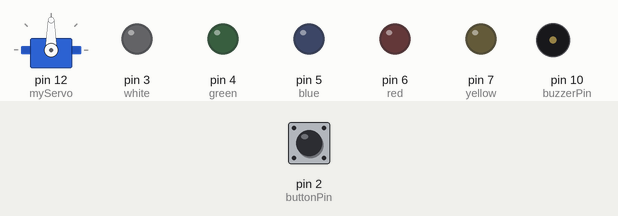
Simulated run of this sketch. Board: Arduino Uno, built with avr-gcc and run on an emulated ATmega328P. Shown: servo, output pins drawn as LEDs (lit = HIGH), buzzer (waves = sounding). The test bench sets the inputs (shaded band); at power-on: pin 2 (buttonPin) LOW.

Above: at 1.2 s.
1.3 s: pin 2 (buttonPin) pulled HIGH for 0.15 s
At 2.1 s:
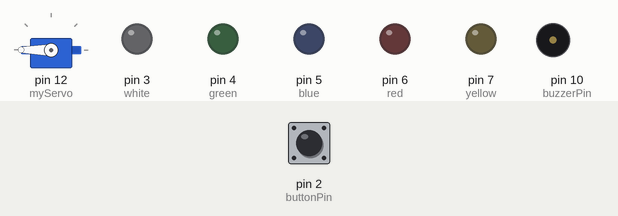
At 3.1 s:
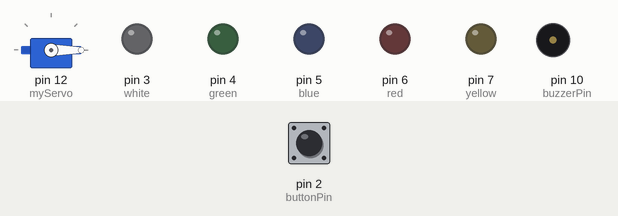
7.4 s: pin 2 (buttonPin) pulled HIGH for 3.2 s
At 10.8 s:
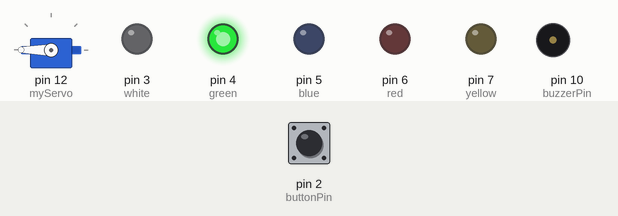
Timing chart, 0 to 19.7 s (numbered marks = the images above; inputs shaded):
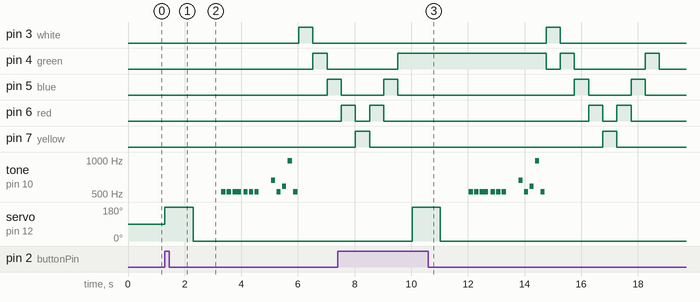

The sketch:

Servo_.ino
```cpp
/*
  Based on Tom Igoe's code
  http://www.arduino.cc/en/Tutorial/Tone
*/

#include "pitches.h"
#include <Servo.h>

Servo myServo;

const int buzzerPin = 10;
const int buttonPin = 2;     // the number of the pushbutton pin
static int white =  3;
static int green = 4; // the number of the LED pin
static int blue = 5;
static int red = 6;
static int yellow = 7;


// notes in the melody:
// use 0 for a rest
// put each measure on its own line
// NOTE_E5, NOTE_E5, 0, NOTE_E5, 0, NOTE_C5, NOTE_E5,
  //NOTE_G5, 0, NOTE_G4, 0,
  //NOTE_C5, NOTE_G4, 0, NOTE_E4,
  //NOTE_A5, NOTE_B5, NOTE_AS5, NOTE_A5,
int buttonState = 0;
int melody[] = {
// NOTE_E5, NOTE_E5, 0, NOTE_E5, 0, NOTE_C5, NOTE_E5,
//  NOTE_G5, 0, NOTE_G4, 0,
//  NOTE_C5, NOTE_G4, 0, NOTE_E4,
//  NOTE_A5, NOTE_B5, NOTE_AS5, NOTE_A5,

  NOTE_C5, NOTE_C5, NOTE_C5, NOTE_C5, NOTE_C5, NOTE_C5, 0,
  NOTE_E5, NOTE_C5, NOTE_D5, NOTE_B5, NOTE_C5

};

// note durations: 1 = whole note, 4 = quarter note, 8 = eighth note, etc.:
// be sure each note or rest in the melody above has a corresponding duration below
// put each measure on its own line
// cccccc
// ecdbc
// 8, 8, 8, 8, 8, 8,
 // 4, 4, 4, 4,
 // 6, 8, 4, 6,
 // 4, 4, 8, 4
int noteDurations[] = {
// 8, 8, 8, 8, 8, 8,
//  4, 4, 4, 4,
//  6, 8, 4, 6,
//  4, 4, 8, 4


  4, 4, 2, 4, 4, 4, 2,
  4, 4, 4, 4, 4
};

// set the tempo
// a tempo of 60 is one beat per second
// a tempo of 120 would be twice as fast
int beatsPerMinute = 100;

void setup() {
// initialize the LED pin as an output:
  myServo.attach(12);
  pinMode(white, OUTPUT);
  pinMode(green, OUTPUT);
  pinMode(blue, OUTPUT);
  pinMode(red, OUTPUT);
  pinMode(yellow, OUTPUT);
  // initialize the pushbutton pin as an input:
  pinMode(buttonPin, INPUT);
}

void loop() {

  // read the state of the pushbutton value:
  buttonState = digitalRead(buttonPin);

  // check if the pushbutton is pressed. If it is, the buttonState is HIGH:
  if (buttonState == HIGH) {
     myServo.write(180);
  delay(1000);
  myServo.write(0);
  delay(1000);
   playSong();
    // turn LED on:
    digitalWrite(white, HIGH);  // make the white led light up
  digitalWrite(green, LOW); // white (high) all others (low)
  digitalWrite(blue, LOW);
  digitalWrite(red, LOW);
  digitalWrite(yellow, LOW);
  delay(500);
  digitalWrite(white, LOW); // make the green led light up
  digitalWrite(green, HIGH); // green (high) all others (low)
  digitalWrite(blue, LOW);
  digitalWrite(red, LOW);
  digitalWrite(yellow, LOW);
  delay(500);   // wait for a second
  digitalWrite(white, LOW); // make the blue led light up
  digitalWrite(green, LOW); // blue (high) all others (low)
  digitalWrite(blue, HIGH);
  digitalWrite(red, LOW);
  digitalWrite(yellow, LOW);
  delay(500);
  digitalWrite(white, LOW);   //make the red led light up
  digitalWrite(green, LOW);   //red (high) all others (low)
  digitalWrite(blue, LOW);
  digitalWrite(red, HIGH);
  digitalWrite(yellow, LOW);
  delay(500);
  digitalWrite(white, LOW);   // make the yellow led light up
  digitalWrite(green, LOW); // yellow (high) all others (low)
  digitalWrite(blue, LOW);
  digitalWrite(red, LOW);
  digitalWrite(yellow, HIGH);
  delay(500);
  digitalWrite(white, LOW);
  digitalWrite(green, LOW);
  digitalWrite(blue, LOW);
  digitalWrite(red, HIGH);
  digitalWrite(yellow, LOW);
  delay(500);
  digitalWrite(white, LOW);
  digitalWrite(green, LOW);
  digitalWrite(blue, HIGH);
  digitalWrite(red, LOW);
  digitalWrite(yellow, LOW);
  delay(500);
  digitalWrite(white, LOW);
  digitalWrite(green, HIGH);
  digitalWrite(blue, LOW);
  digitalWrite(red, LOW);
  digitalWrite(yellow, LOW);
  delay(500);
  } else {
    // turn LED off:
    digitalWrite(white, LOW);
    digitalWrite(green, LOW);
    digitalWrite(blue, LOW);
    digitalWrite(red, LOW);
    digitalWrite(yellow, LOW);
  }
}

void playSong(){
 // iterate over the notes of the melody:
  int len = sizeof(melody)/sizeof(melody[0]);
  for (int thisNote = 0; thisNote < len; thisNote++) {

    // to calculate the note duration, take one second divided by the note type.
    //e.g. quarter note = 1000 / 4, eighth note = 1000/8, etc.
    int noteDuration = static_cast<int>(1000 / noteDurations[thisNote] * 60 / beatsPerMinute);
    tone(buzzerPin, melody[thisNote], noteDuration);

    // to distinguish the notes, set a minimum time between them.
    // the note's duration + 30% seems to work well:
    int pauseBetweenNotes = noteDuration * 1.30;
    delay(pauseBetweenNotes);
    // stop the tone playing:
    noTone(buzzerPin);
  }
}
```

Measured:
- after the input at 1.3 s, pin 3 (white): LOW → HIGH after 4.7 s, → LOW 0.50 s later; pin 4 (green): LOW → HIGH after 5.2 s, → LOW 0.50 s later
- after the input at 7.4 s, pin 3 (white): LOW → HIGH after 7.4 s, → LOW 0.50 s later; tone on pin 10 (buzzerPin): plays 523 Hz for 0.15 s, 523 Hz for 0.15 s, 523 Hz for 0.30 s, 523 Hz for 0.15 s, 523 Hz for 0.15 s, 523 Hz for 0.15 s … (11 notes in this stretch), starting after 4.6 s; servo on pin 12 (myServo): 0° → 180° after 2.6 s, → 0° 1.0 s later
- by itself, pin 7 (yellow): alternates HIGH for 0.50 s and LOW for 8.2 s
